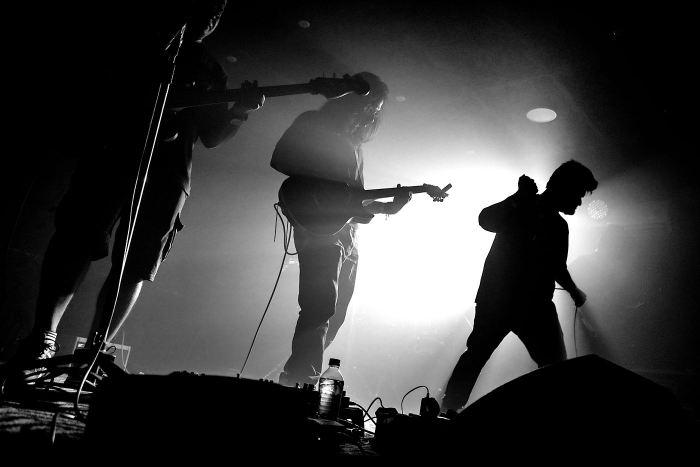
#> input picture site/assets/img/live-01-1400.jpg, 1400 x 933 px (shown at 1/2 size)
$ python -i grade-photos.py   (imports and definitions only)
#> lines starting #> are read from the running program, lines starting #| are printed output that depends on the picture
#> further down, picture is the input picture: PIL image 1400x933 RGB; min 0, max 255, mean 58.6
#!/usr/bin/env python3
"""Grade and resize live photos for the hero carousel.

The photos come off several nights, several phones and several lighting rigs.
This converts them to a high-contrast black and white halftone — a printed dot
screen, the same ink language as the logo. It unifies the set for free, because
there are no colours left to clash, it leaves the brand's signal red as the
only colour on the page, and it makes source resolution nearly irrelevant,
since a dot screen has no fine detail to lose. It then writes the responsive
sizes `srcset` asks for.

The screen is applied AFTER each resize, never before. A halftone baked at one
size and then scaled by the browser turns to mush, so every output gets its own
pass at its own pixel grid.

It writes TWO crops of every photo. A phone's hero slot is about 0.46 wide to
tall; handing it a landscape frame means `object-fit: cover` scales the photo
by height, blowing it up around 3.5x and showing a quarter of its width. No
file size fixes that, because the shape is wrong. So phones get a 9:16 recrop
and everything else gets the landscape one.

Usage:
    python3 tools/grade-photos.py live-06 ~/Downloads/new-gig.JPG
    python3 tools/grade-photos.py live-06 ~/Downloads/tall.JPG --crop 0,0.28,1,0.665
    python3 tools/grade-photos.py live-06 ~/Downloads/gig.JPG --pfocus 0.4,0.55

    --crop    left,top,right,bottom as fractions, for the landscape version.
              Use it on portrait originals: a landscape band across the
              subjects beats letting CSS crop and cut heads off. Aim high —
              the middle of a standing figure is the waist.
    --pfocus  x,y as fractions: where to centre the phone crop. Default
              0.5,0.5. Point it at whoever should survive the narrow frame.

Needs Pillow:  python3 -m venv .venv && .venv/bin/pip install Pillow
Then add the file to hero.slides in site/assets/js/content.js.
"""
import argparse
import os
import sys

try:
    from PIL import Image, ImageOps, ImageEnhance, ImageFilter, ImageDraw, ImageChops
except ImportError:
    sys.exit("Pillow is not installed. See the docstring at the top of this file.")

OUT_DIR = os.path.join(os.path.dirname(__file__), "..", "site", "assets", "img")

# Output widths. These are PNGs, not JPEGs: a dot screen is nearly two-tone,
# so a tiny palette compresses it about four times harder than JPEG manages,
# and without the ringing JPEG leaves around every hard dot edge.
SIZES = [1400, 2400, 3200]
PALETTE = 4        # colours in the output palette

# Phone crop: 9:16 to match the hero slot, at the widths a 3x phone needs.
PORTRAIT_RATIO = 9 / 16
PORTRAIT_SIZES = [1100, 1500]

# The grade, in one place.
BLACK_POINT = 26     # how far the shadows are pulled down, 0-255
GAMMA       = 1.06   # >1 darkens the midtones
CONTRAST    = 1.22
VIGNETTE    = 0.30
AUTO_CUTOFF = (0.5, 1)   # percent clipped off each end before the tone curve

# The dot screen. CELL is the dot pitch in pixels of the output file; because
# each file is sized to land about 1:1 on its target device, this is also
# roughly its pitch in device pixels. Bigger = chunkier, more poster-like.
# SOFTNESS ramps the dot edge: 1 is hard-edged, higher is smoother.
CELL     = 8
SOFTNESS = 7


def vignette(im, strength=VIGNETTE):
    w, h = im.size
    mask = Image.new("L", (w, h), 0)
    ImageDraw.Draw(mask).ellipse([-w * 0.28, -h * 0.38, w * 1.28, h * 1.38], fill=255)
    mask = mask.filter(ImageFilter.GaussianBlur(min(w, h) * 0.13))
    dark = Image.new("RGB", (w, h), (0, 0, 0))
    return Image.composite(im, Image.blend(im, dark, strength), mask)


def deepen(im, black=BLACK_POINT, gamma=GAMMA):
    """Pull the shadows down.

    Note this is the opposite of autocontrast, which lifts the black point and
    makes a dark room look grey. A gig photo wants its blacks black.
    """
#> called with black = 26, gamma = 1.06
    lut = []
    for i in range(256):
        v = max(0.0, i - black) * (255.0 / (255 - black))
        lut.append(int(min(255, 255 * ((v / 255.0) ** gamma))))
    return im.point(lut * 3)
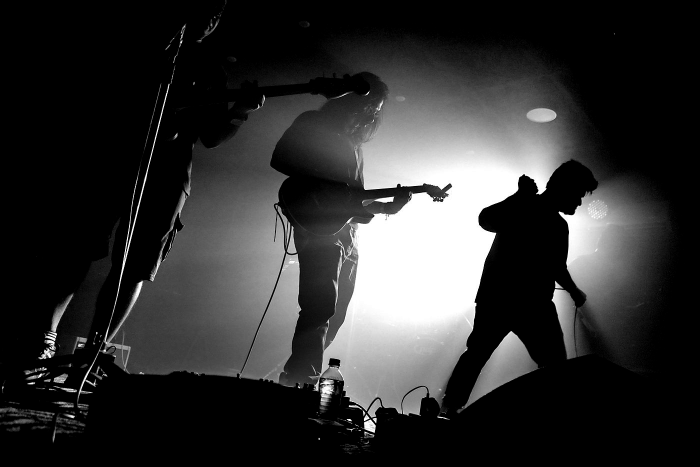
#> returned value: PIL image 1400x933 RGB (shown at 1/2 size); min 0, max 255, mean 48.7


# [30 lines left out: functions _dot_matrix, halftone, not called in this run]


def grade(im):
    """Colour -> high-contrast monochrome.

    autocontrast is safe here in a way it was not for the colour grades: it is
    spreading the tonal range before the curve pulls the shadows back down,
    rather than being the last word on exposure.
    """
    grey = ImageOps.autocontrast(im.convert("L"), cutoff=AUTO_CUTOFF)
    grey = deepen(grey.convert("RGB"))
    grey = ImageEnhance.Contrast(grey).enhance(CONTRAST)
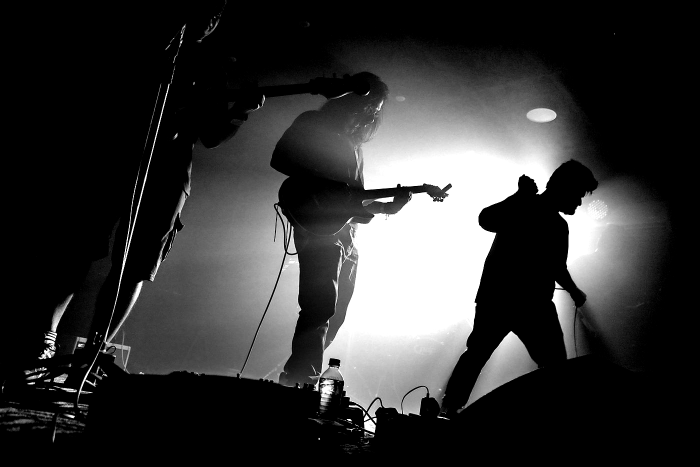
#> grey: PIL image 1400x933 RGB (shown at 1/2 size); min 0, max 255, mean 51.8
    return vignette(grey)
#> in vignette, `mask = Image.new("L", (w, h), 0)`: mask: PIL image 1400x933 L; every value is 0
#> in vignette, `ImageDraw.Draw(mask).ellipse([-w * 0.28, -h * 0.38, w * 1.28, h * 1.38..`: mask: PIL image 1400x933 L; every value is 255
#> in vignette, `dark = Image.new("RGB", (w, h), (0, 0, 0))`: dark: PIL image 1400x933 RGB; every value is 0


# [72 lines left out: function main, not called in this run]


# [2 lines not run here, left out]

>>> from PIL import Image
>>> picture = Image.open('../site/assets/img/live-01-1400.jpg')
>>> result = grade(picture)

$ run again, on site/assets/img/live-02-1400.jpg
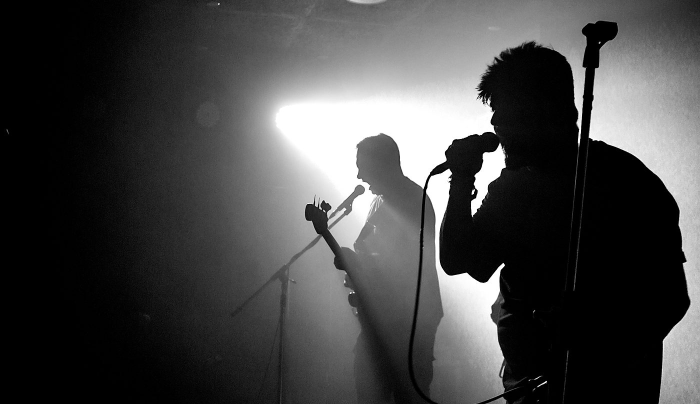
#> input picture site/assets/img/live-02-1400.jpg, 1400 x 808 px (shown at 1/2 size)
#> picture is the input picture: PIL image 1400x808 RGB; min 0, max 255, mean 70.4
#> in deepen, `return im.point(lut * 3)`:
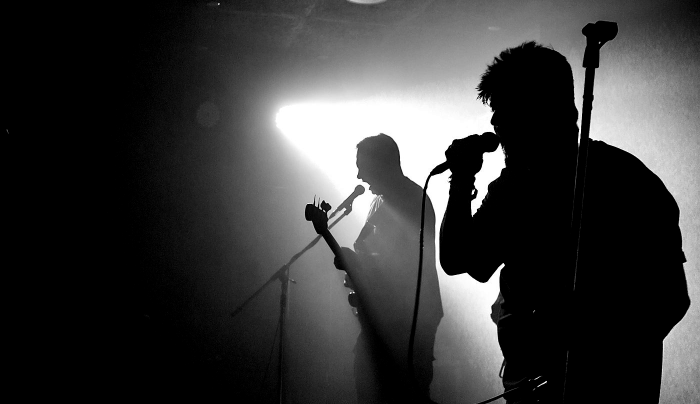
#> returned value: PIL image 1400x808 RGB (shown at 1/2 size); min 0, max 255, mean 58.4
#> in grade, `grey = ImageEnhance.Contrast(grey).enhance(CONTRAST)`:
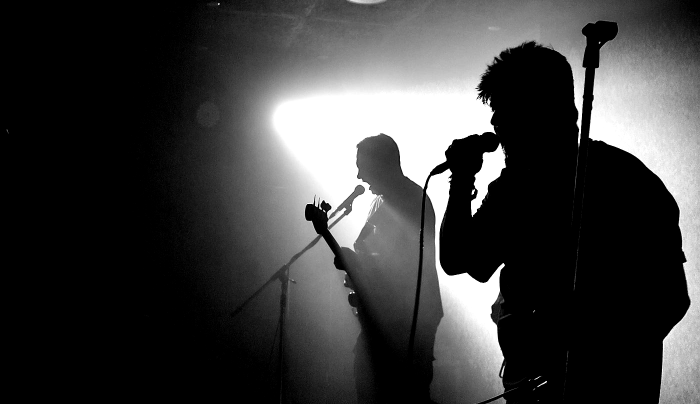
#> grey: PIL image 1400x808 RGB (shown at 1/2 size); min 0, max 255, mean 61.9
#> dark: PIL image 1400x808 RGB; every value is 0

$ run again, on site/assets/img/live-02-2400.jpg
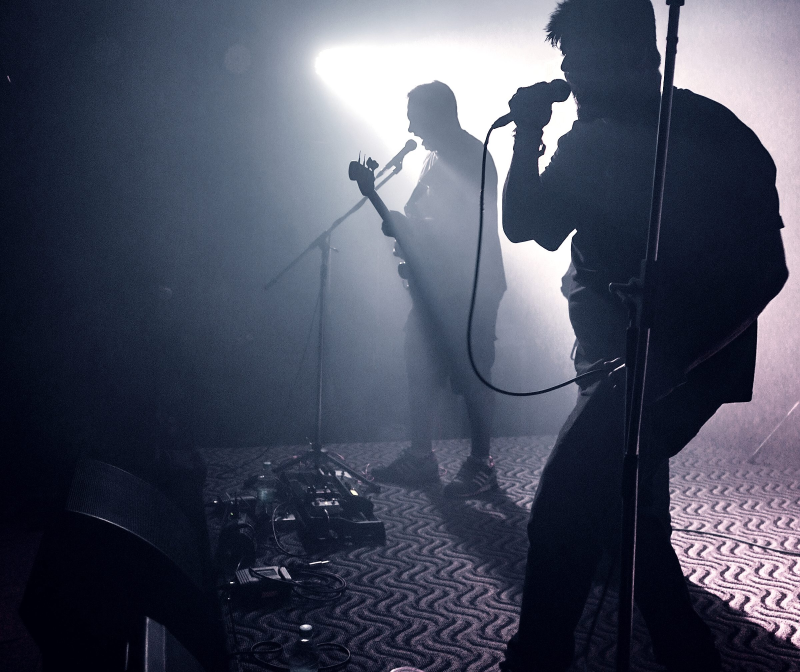
#> input picture site/assets/img/live-02-2400.jpg, 2400 x 2016 px (shown at 1/3 size)
#> picture is the input picture: PIL image 2400x2016 RGB; mean R, G, B 72, 76.4, 93.2
#> in grade, `grey = ImageOps.autocontrast(im.convert("L"), cutoff=AUTO_CUTOFF)`:
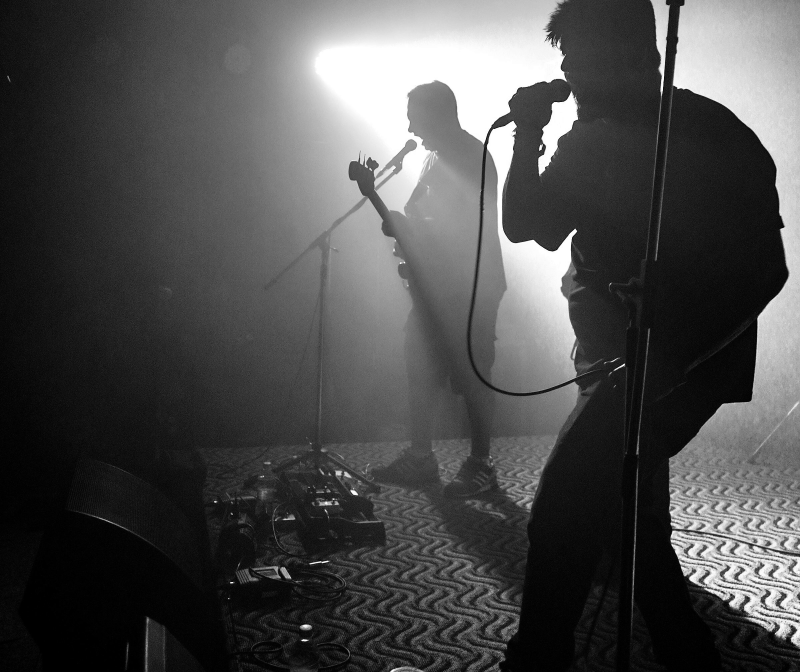
#> grey: PIL image 2400x2016 L (shown at 1/3 size); min 0, max 255, mean 76
#> in grade, `grey = ImageEnhance.Contrast(grey).enhance(CONTRAST)`:
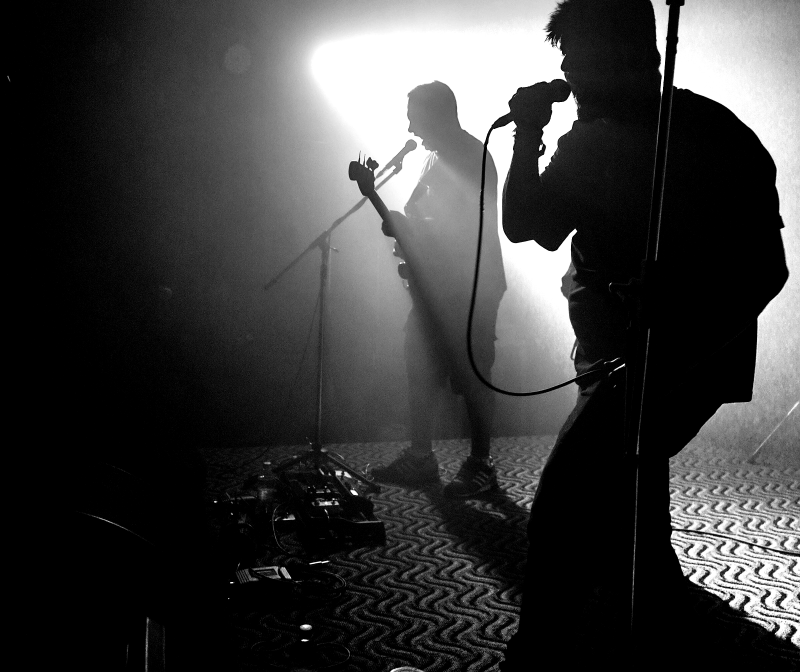
#> grey: PIL image 2400x2016 RGB (shown at 1/3 size); min 0, max 255, mean 60.8
#> dark: PIL image 2400x2016 RGB; every value is 0
